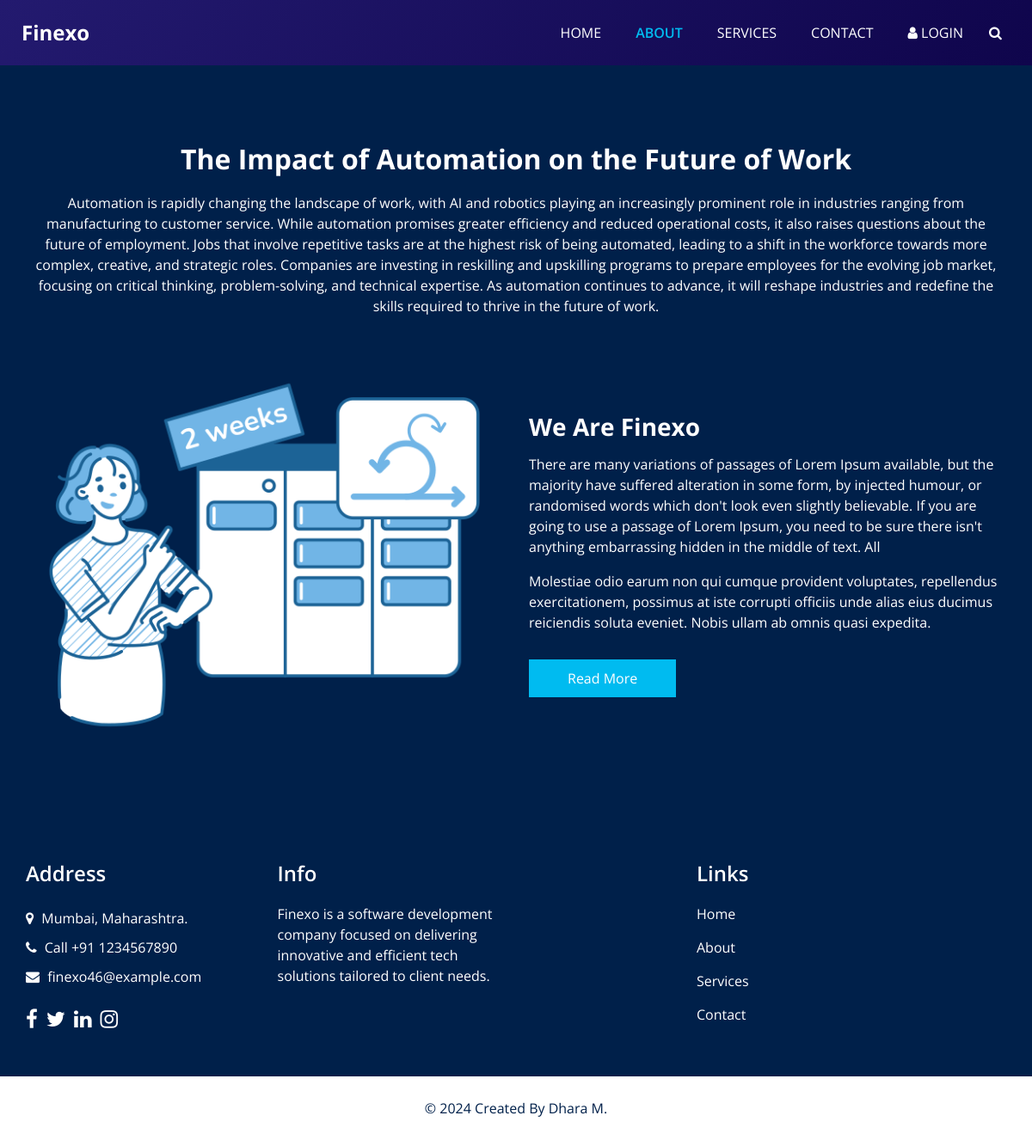
/newsdetail1/12, run on an earlier commit of the app's database.
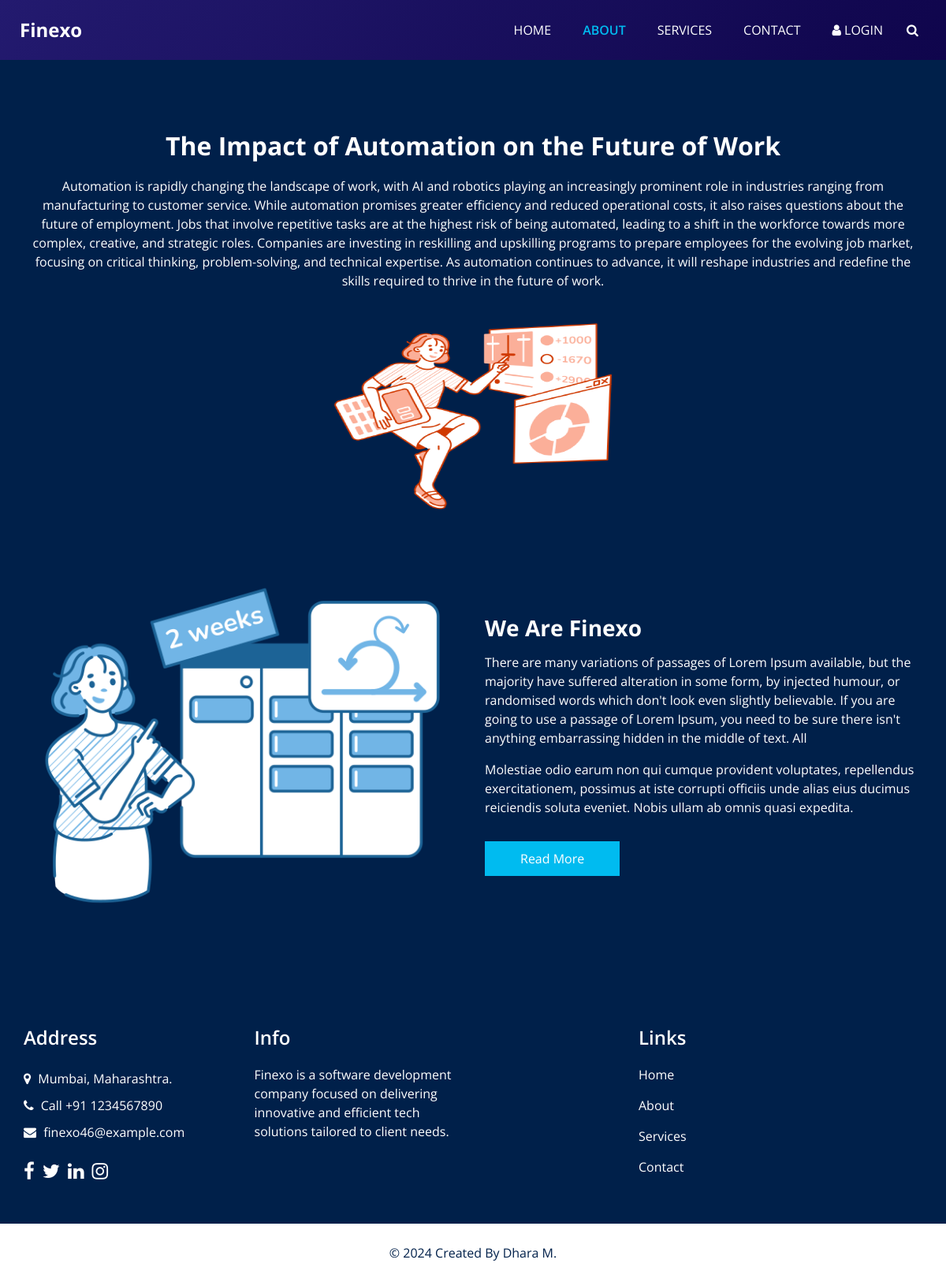
And on a later commit of the database.
### news/models.py (models this page shows)
class news(models.Model):
    news_title=models.CharField(max_length=100)
    news_desc=HTMLField()
    news_image=models.FileField(upload_to="news/", max_length=250, null=True, default=None)

### prj1/views.py (the view)
# urls.py: path('newsdetail1/<id>',views.newsdetail),
def newsdetail(request, id):
    newsdetail = news.objects.get(id=id)
    data={
        'newsdetail':newsdetail,
    }
    return render(request,"newsdetail.html",data)

### templates/newsdetail.html (shortened to what this page needs)
<!DOCTYPE html>
<html>
<head>
  <link rel="stylesheet" type="text/css" href="/static/css/bootstrap.css" />
  <link rel="stylesheet" type="text/css" href="https://cdnjs.cloudflare.com/ajax/libs/OwlCarousel2/2.3.4/assets/owl.carousel.min.css" />
  <link href="/static/css/font-awesome.min.css" rel="stylesheet" />
  <link href="/static/css/style.css" rel="stylesheet" />
  <link href="/static/css/responsive.css" rel="stylesheet" />
</head>
<body class="sub_page">
  <div class="hero_area">
<header class="header_section">
  <div class="container-fluid">
    <nav class="navbar navbar-expand-lg custom_nav-container">
      <a class="navbar-brand" href="{% url 'home' %}">
        <span>
          Finexo
        </span>
      </a>
      <div class="collapse navbar-collapse" id="navbarSupportedContent">
        <ul class="navbar-nav">
          <li class="nav-item ">
            <a class="nav-link" href="{% url 'home' %}">Home <span class="sr-only">(current)</span></a>
          </li>
          <li class="nav-item active">
            <a class="nav-link" href="{% url 'about1' %}">About</a>
          </li>
          <li class="nav-item">
            <a class="nav-link" href="{% url 'service1' %}">Services</a>
          </li>
          <li class="nav-item">
            <a class="nav-link" href="{% url 'contact1' %}">Contact</a>
          </li>
          <li class="nav-item">
            <a class="nav-link" href="#"> <i class="fa fa-user" aria-hidden="true"></i> Login</a>
          </li>
          <form class="form-inline">
            <button class="btn my-2 my-sm-0 nav_search-btn" type="submit">
              <i class="fa fa-search" aria-hidden="true"></i>
            </button>
          </form>
        </ul>
      </div>
    </nav>
  </div>
</header>
  </div>
  <section class="about_section layout_padding">
    <div class="container  ">
      <div class="heading_container heading_center">
        <h2>
          {{newsdetail.news_title}}
        </h2>
        <p>
          {{newsdetail.news_desc | safe}}
        </p>
        {% if newsdetail.news_image != NULL %}
        <div class="col-12">
          <img src="/media/{{newsdetail.news_image}}" height="300px" width="400px">
        </div>
        {% endif %}
      </div>
      <div class="row">
        <div class="col-md-6 ">
          <div class="img-box">
            <img src="/static/images/about-img.png" alt="">
          </div>
        </div>
        <div class="col-md-6">
          <div class="detail-box">
            <h3>
              We Are Finexo
            </h3>
            <p>
              There are many variations of passages of Lorem Ipsum available, but the majority have suffered alteration
              in some form, by injected humour, or randomised words which don't look even slightly believable. If you
              are going to use a passage of Lorem Ipsum, you need to be sure there isn't anything embarrassing hidden in
              the middle of text. All
            </p>
            <p>
              Molestiae odio earum non qui cumque provident voluptates, repellendus exercitationem, possimus at iste corrupti officiis unde alias eius ducimus reiciendis soluta eveniet. Nobis ullam ab omnis quasi expedita.
            </p>
            <a href="">
              Read More
            </a>
          </div>
        </div>
      </div>
    </div>
  </section>
  {% include "footer.html" %}

What changed in the data, as far as the page shows it:
changed news "The Impact of Automation on the Future of Work": news_image: picture added
